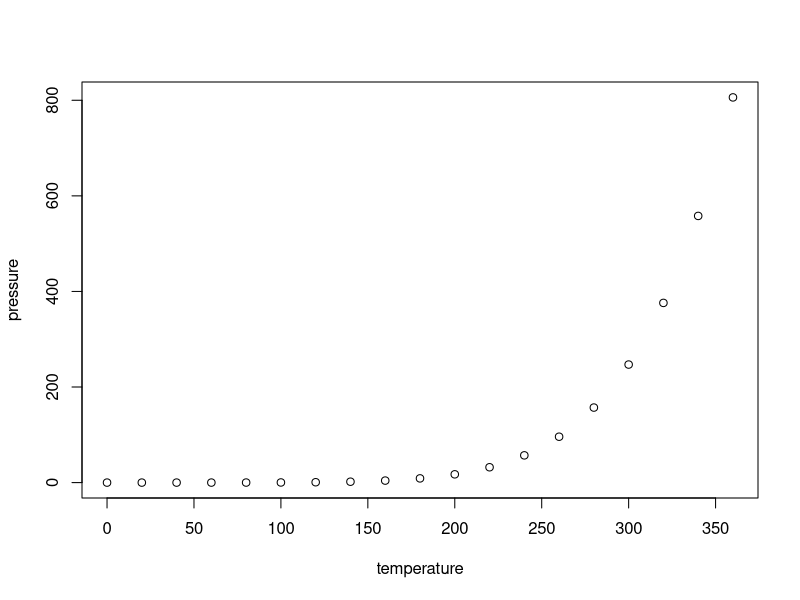
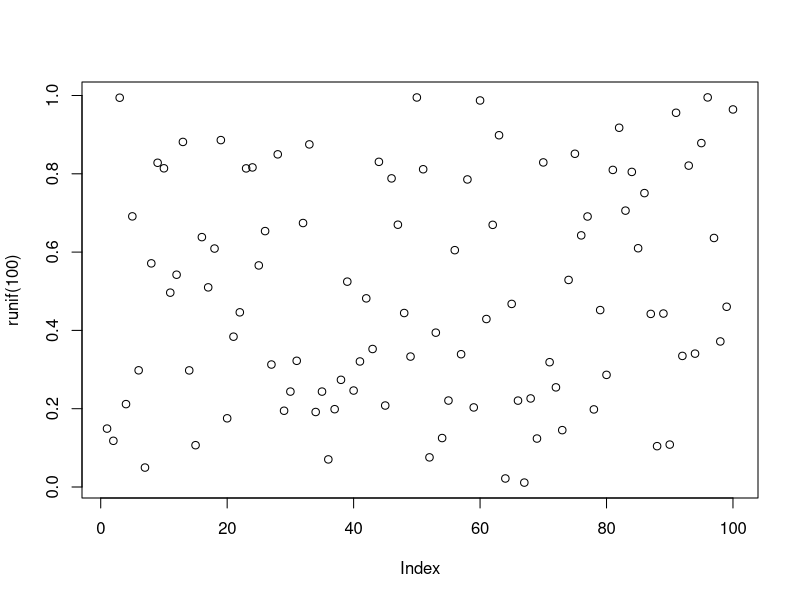
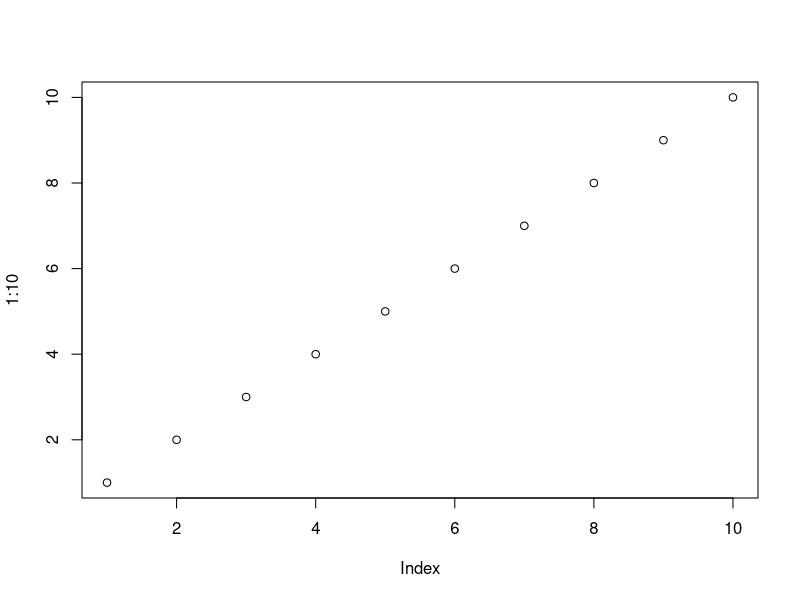

Here is the R script that generated these plots, in order:
## ---- chunk 1
knitr::opts_chunk$set(echo = TRUE)
## ---- chunk 2
summary(cars)
## ---- chunk 3
plot(pressure)
plot(runif(100))
plot(1:10)
